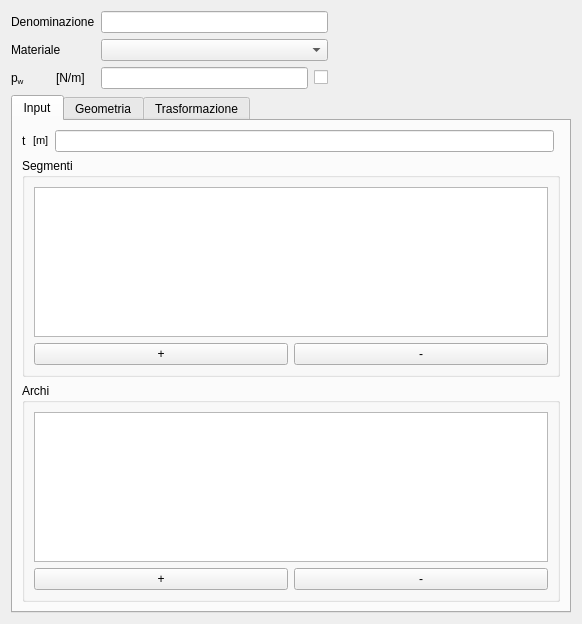
<?xml version="1.0" encoding="UTF-8"?>
<ui version="4.0">
 <class>MultiSectionGUI</class>
 <widget class="QWidget" name="MultiSectionGUI">
  <property name="geometry">
   <rect>
    <x>0</x>
    <y>0</y>
    <width>582</width>
    <height>624</height>
   </rect>
  </property>
  <property name="windowTitle">
   <string>Form</string>
  </property>
  <layout class="QGridLayout" name="gridLayout_4">
   <item row="2" column="1">
    <widget class="QLabelUnitMeasure" name="pWUMLabel">
     <property name="text">
      <string>&lt;html&gt;&lt;/head&gt;
&lt;body&gt;
[N/m]
&lt;/body&gt;&lt;/html&gt;</string>
     </property>
    </widget>
   </item>
   <item row="2" column="2">
    <widget class="QLineEditValue" name="pWLEdit"/>
   </item>
   <item row="0" column="4">
    <spacer name="horizontalSpacer">
     <property name="orientation">
      <enum>Qt::Horizontal</enum>
     </property>
     <property name="sizeHint" stdset="0">
      <size>
       <width>237</width>
       <height>20</height>
      </size>
     </property>
    </spacer>
   </item>
   <item row="2" column="0">
    <widget class="QLabelRichName" name="pWLabel">
     <property name="text">
      <string>&lt;html&gt;&lt;/head&gt;
&lt;body&gt;
p&lt;span style=&quot; vertical-align:sub;&quot;&gt;w&lt;/span&gt;
&lt;/body&gt;
&lt;/html&gt;</string>
     </property>
    </widget>
   </item>
   <item row="0" column="0" colspan="2">
    <widget class="QLabelRichName" name="nameLabel">
     <property name="text">
      <string>Denominazione</string>
     </property>
    </widget>
   </item>
   <item row="1" column="0" colspan="2">
    <widget class="QLabel" name="materialLabel">
     <property name="text">
      <string>&lt;html&gt;&lt;/head&gt;
&lt;body&gt;
Materiale
&lt;/body&gt;
&lt;/html&gt;</string>
     </property>
    </widget>
   </item>
   <item row="3" column="0" colspan="5">
    <widget class="QTabWidget" name="tabWidget">
     <property name="currentIndex">
      <number>0</number>
     </property>
     <widget class="QWidget" name="inputTab">
      <attribute name="title">
       <string>Input</string>
      </attribute>
      <layout class="QGridLayout" name="gridLayout_3">
       <item row="2" column="0" colspan="4">
        <widget class="QGroupBox" name="SectionLineGBox">
         <property name="title">
          <string>Segmenti</string>
         </property>
         <layout class="QGridLayout" name="gridLayout">
          <item row="1" column="0">
           <widget class="QPushButton" name="addSectionLinePButton">
            <property name="text">
             <string>+</string>
            </property>
           </widget>
          </item>
          <item row="1" column="1">
           <widget class="QPushButton" name="removeSectionLinePButton">
            <property name="text">
             <string>-</string>
            </property>
           </widget>
          </item>
          <item row="0" column="0" colspan="2">
           <widget class="QTableView" name="sectionLineTableView"/>
          </item>
         </layout>
        </widget>
       </item>
       <item row="4" column="0" colspan="4">
        <widget class="QGroupBox" name="SectionArcGBox">
         <property name="title">
          <string>Archi</string>
         </property>
         <layout class="QGridLayout" name="gridLayout_2">
          <item row="1" column="0">
           <widget class="QPushButton" name="addSectionArcPButton">
            <property name="text">
             <string>+</string>
            </property>
           </widget>
          </item>
          <item row="1" column="1">
           <widget class="QPushButton" name="removeSectionArcPButton">
            <property name="text">
             <string>-</string>
            </property>
           </widget>
          </item>
          <item row="0" column="0" colspan="2">
           <widget class="QTableView" name="sectionArcTableView"/>
          </item>
         </layout>
        </widget>
       </item>
       <item row="1" column="0">
        <widget class="QLabelRichName" name="tLabel">
         <property name="text">
          <string>t</string>
         </property>
        </widget>
       </item>
       <item row="1" column="2">
        <widget class="QLineEditValue" name="tLEdit"/>
       </item>
       <item row="1" column="1">
        <widget class="QLabelUnitMeasure" name="tUMLabel">
         <property name="text">
          <string>&lt;!DOCTYPE HTML PUBLIC &quot;-//W3C//DTD HTML 4.0//EN&quot; &quot;http://www.w3.org/TR/REC-html40/strict.dtd&quot;&gt;
&lt;html&gt;&lt;head&gt;&lt;meta name=&quot;qrichtext&quot; content=&quot;1&quot; /&gt;&lt;style type=&quot;text/css&quot;&gt;
p, li { white-space: pre-wrap; }
&lt;/style&gt;&lt;/head&gt;&lt;body style=&quot; font-family:'MS Shell Dlg 2'; font-size:8.25pt; font-weight:400; font-style:normal;&quot;&gt;
&lt;p style=&quot; margin-top:0px; margin-bottom:0px; margin-left:0px; margin-right:0px; -qt-block-indent:0; text-indent:0px;&quot;&gt;&lt;span style=&quot; font-size:8pt;&quot;&gt;[m]&lt;/span&gt;&lt;/p&gt;&lt;/body&gt;&lt;/html&gt;</string>
         </property>
        </widget>
       </item>
      </layout>
     </widget>
     <widget class="QWidget" name="geometricDataTab">
      <attribute name="title">
       <string>Geometria</string>
      </attribute>
      <layout class="QGridLayout" name="gridLayout_15"/>
     </widget>
     <widget class="QWidget" name="transformationTab">
      <attribute name="title">
       <string>Trasformazione</string>
      </attribute>
      <layout class="QVBoxLayout" name="verticalLayout_3"/>
     </widget>
    </widget>
   </item>
   <item row="2" column="3">
    <widget class="QCheckBoxReadOnly" name="pWCheckBox">
     <property name="text">
      <string/>
     </property>
    </widget>
   </item>
   <item row="1" column="2" colspan="2">
    <widget class="QComboBox" name="materialComboBox"/>
   </item>
   <item row="0" column="2" colspan="2">
    <widget class="QLineEditValue" name="nameLEdit"/>
   </item>
  </layout>
 </widget>
 <customwidgets>
  <customwidget>
   <class>QLabelRichName</class>
   <extends>QLabel</extends>
   <header>qlabelrichname.h</header>
  </customwidget>
  <customwidget>
   <class>QLineEditValue</class>
   <extends>QLineEdit</extends>
   <header>qlineeditvalue.h</header>
  </customwidget>
  <customwidget>
   <class>QLabelUnitMeasure</class>
   <extends>QLabel</extends>
   <header>qlabelunitmeasure.h</header>
  </customwidget>
  <customwidget>
   <class>QCheckBoxReadOnly</class>
   <extends>QCheckBox</extends>
   <header>qcheckboxreadonly.h</header>
  </customwidget>
 </customwidgets>
 <resources/>
 <connections/>
</ui>
